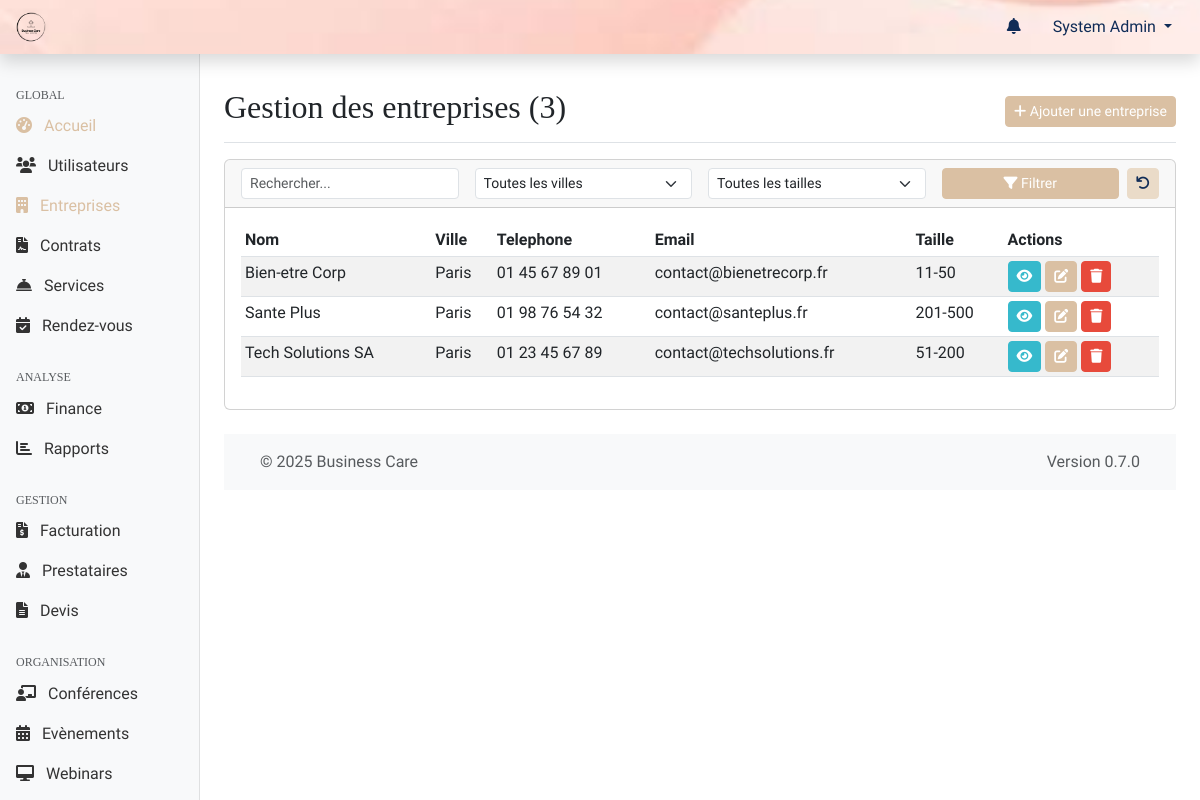
The page /web-admin/modules/companies/index.php (signed in) on the database as committed earlier.
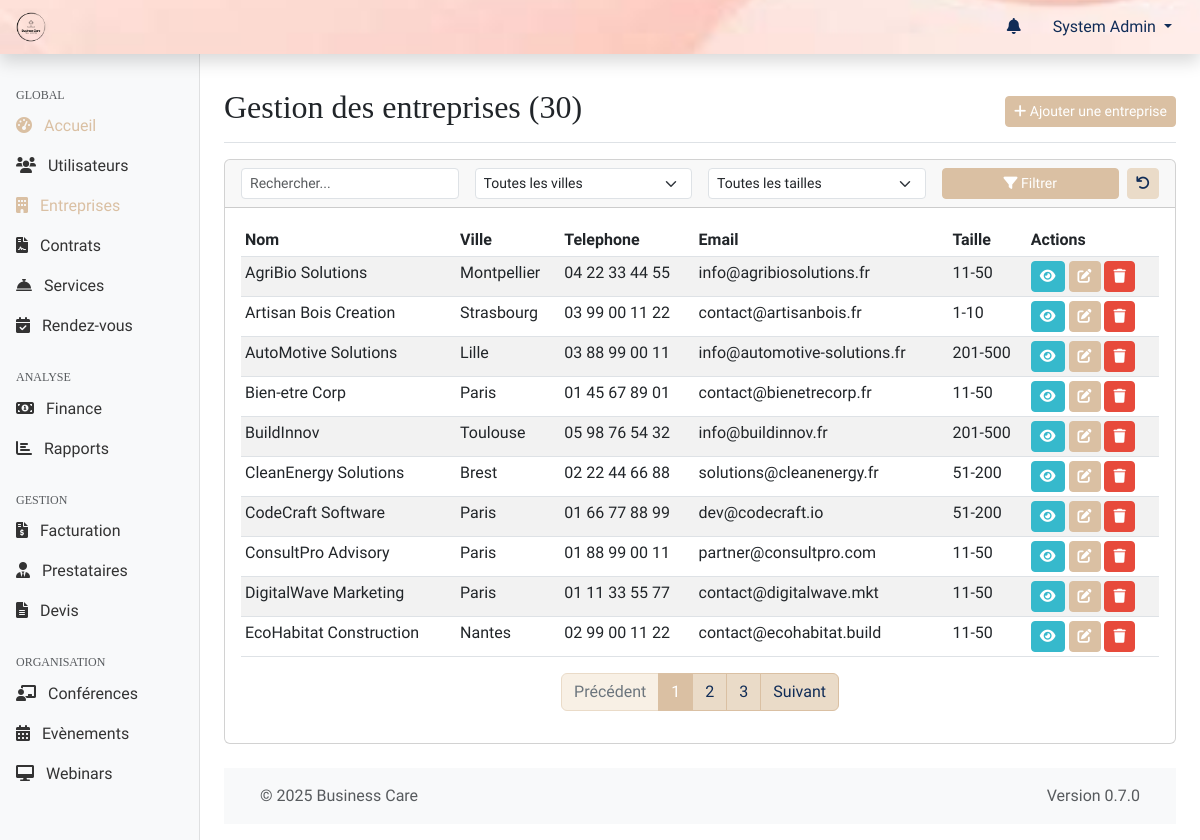
The same page on the database as committed later.
### tables this page shows
CREATE TABLE entreprises (
    id INT PRIMARY KEY AUTO_INCREMENT,
    nom VARCHAR(255) NOT NULL,
    siret VARCHAR(14) UNIQUE,
    adresse TEXT,
    code_postal VARCHAR(10),
    ville VARCHAR(100),
    telephone VARCHAR(20),
    email VARCHAR(255),
    site_web VARCHAR(255),
    logo_url VARCHAR(255),
    taille_entreprise ENUM('1-10', '11-50', '51-200', '201-500', '500+') NULL DEFAULT NULL,
    secteur_activite VARCHAR(100),
    date_creation DATE,
    created_at TIMESTAMP DEFAULT CURRENT_TIMESTAMP,
    updated_at TIMESTAMP DEFAULT CURRENT_TIMESTAMP ON UPDATE CURRENT_TIMESTAMP,
    INDEX idx_siret (siret),
    INDEX idx_ville (ville)
);

### web-admin/includes/page_functions/modules/companies.php (called while the page is built, shortened)
<?php
function companiesGetList($page = 1, $perPage = DEFAULT_ITEMS_PER_PAGE, $search = '', $city = '', $size = '') {
    $whereClauses = [];
    $params = [];
    $whereSql = !empty($whereClauses) ? implode(' AND ', $whereClauses) : '1';
    $countSql = "SELECT COUNT(id) FROM " . TABLE_COMPANIES . " WHERE {$whereSql}";
    $totalCompanies = executeQuery($countSql, $params)->fetchColumn();
    $totalPages = ceil($totalCompanies / $perPage);
    $page = max(1, min($page, $totalPages));
    $offset = ($page - 1) * $perPage;
    $sql = "SELECT * FROM " . TABLE_COMPANIES . " WHERE {$whereSql} ORDER BY nom ASC LIMIT ?, ?";
    $paramsForLimit = array_merge($params, [(int)$offset, (int)$perPage]);
    $companies = executeQuery($sql, $paramsForLimit)->fetchAll();
    return [
        'companies' => $companies,
        'currentPage' => $page,
        'totalPages' => $totalPages,
        'totalItems' => $totalCompanies,
        'perPage' => $perPage
    ];
}

### shared/web-admin/db.php (called while the page is built, shortened)
<?php
function getDbConnection()
{
    static $pdo = null;
    if ($pdo === null) {
        $dsn = "mysql:host=" . DB_HOST . ";dbname=" . DB_NAME . ";charset=" . DB_CHARSET;
        $options = [
            PDO::ATTR_ERRMODE => PDO::ERRMODE_EXCEPTION,
            PDO::ATTR_DEFAULT_FETCH_MODE => PDO::FETCH_ASSOC,
            PDO::ATTR_EMULATE_PREPARES => false,
        ];
        try {
            $pdo = new PDO($dsn, DB_USER, DB_PASS, $options);
        } catch (PDOException $e) {
            die("[FAILURE] Connexion à la base de données impossible. Veuillez réessayer plus tard. ERREUR: " . $e->getMessage());
        }
    }
    return $pdo;
}
function executeQuery($sql, $params = [])
{
    try {
        $pdo = getDbConnection();
        $stmt = $pdo->prepare($sql);
        $stmt->execute($params);
        return $stmt;
    } catch (PDOException $e) {
        die("[FAILURE] Impossible d'exécuter la requête: " . $e->getMessage());
    }
}

### web-admin/modules/companies/index.php (the view, shortened to what the changed rows need)
<?php
require_once '../../includes/page_functions/modules/companies.php';
$queryData = getQueryData();
$page = $queryData['page'] ?? 1;
$search = $queryData['search'] ?? '';
$city = $queryData['city'] ?? '';
$size = $queryData['size'] ?? '';
$action = $queryData['action'] ?? '';
$company = null;
$result = companiesGetList($page, 10, $search, $city, $size);
$companies = $result['companies'];
$totalPages = $result['totalPages'];
$totalCompanies = $result['totalItems'];
$page = $result['currentPage'];
$itemsPerPage = $result['perPage'];
$pageTitle = "Gestion des entreprises ({$totalCompanies})";
include_once '../../templates/header.php';
?>
<div class="container-fluid">
    <div class="row">
        <main class="col-md-9 ms-sm-auto col-lg-10 px-md-4">
            <div class="d-flex justify-content-between flex-wrap flex-md-nowrap align-items-center pt-3 pb-2 mb-3 border-bottom">
                <h1 class="h2"><?php echo $pageTitle; ?></h1>
                <div class="btn-toolbar mb-2 mb-md-0">
                    <a href="add.php" class="btn btn-sm btn-primary">
                    </a>
                </div>
            </div>
            <?php if ($action === 'add' || $action === 'edit'): ?>
                <div class="card">
                    <div class="card-header">
                        <?php echo $action === 'add' ? 'Ajouter une nouvelle entreprise' : 'Modifier l\'entreprise'; ?>
                    </div>
                    <div class="card-body">
                        <form method="post">
                            <div class="row mb-3">
                                <div class="col-md-6">
                                    <label for="nom" class="form-label">Nom de l'entreprise*</label>
                                    <input type="text" class="form-control" id="nom" name="nom" value="<?php echo isset($company['nom']) ? htmlspecialchars($company['nom']) : ''; ?>" required>
                                </div>
                                <div class="col-md-6">
                                    <label for="siret" class="form-label">SIRET</label>
                                    <input type="text" class="form-control" id="siret" name="siret" value="<?php echo isset($company['siret']) ? htmlspecialchars($company['siret']) : ''; ?>">
                                </div>
                            </div>
                            <div class="row mb-3">
                                <div class="col-md-12">
                                    <label for="adresse" class="form-label">Adresse</label>
                                    <textarea class="form-control" id="adresse" name="adresse" rows="2"><?php echo isset($company['adresse']) ? htmlspecialchars($company['adresse']) : ''; ?></textarea>
                                </div>
                            </div>
                            <div class="row mb-3">
                                <div class="col-md-4">
                                    <label for="code_postal" class="form-label">Code postal</label>
                                    <input type="text" class="form-control" id="code_postal" name="code_postal" value="<?php echo isset($company['code_postal']) ? htmlspecialchars($company['code_postal']) : ''; ?>">
                                </div>
                                <div class="col-md-8">
                                    <label for="ville" class="form-label">Ville</label>
                                    <input type="text" class="form-control" id="ville" name="ville" value="<?php echo isset($company['ville']) ? htmlspecialchars($company['ville']) : ''; ?>">
                                </div>
                            </div>
                            <div class="row mb-3">
                                <div class="col-md-6">
                                    <label for="telephone" class="form-label">Telephone</label>
                                    <input type="tel" class="form-control" id="telephone" name="telephone" value="<?php echo isset($company['telephone']) ? htmlspecialchars($company['telephone']) : ''; ?>">
                                </div>
                                <div class="col-md-6">
                                    <label for="email" class="form-label">Email</label>
                                    <input type="email" class="form-control" id="email" name="email" value="<?php echo isset($company['email']) ? htmlspecialchars($company['email']) : ''; ?>">
                                </div>
                            </div>
                            <div class="row mb-3">
                                <div class="col-md-6">
                                    <label for="site_web" class="form-label">Site web</label>
                                    <input type="url" class="form-control" id="site_web" name="site_web" value="<?php echo isset($company['site_web']) ? htmlspecialchars($company['site_web']) : ''; ?>">
                                </div>
                                <div class="col-md-6">
                                    <label for="date_creation" class="form-label">Date de creation</label>
                                    <input type="date" class="form-control" id="date_creation" name="date_creation" value="<?php echo isset($company['date_creation']) ? htmlspecialchars($company['date_creation']) : ''; ?>">
                                </div>
                            </div>
                            <div class="row mb-3">
                                <div class="col-md-6">
                                    <label for="taille_entreprise" class="form-label">Taille de l'entreprise</label>
                                    <select class="form-select" id="taille_entreprise" name="taille_entreprise">
                                        <option value="">Selectionnez...</option>
                                        <?php
                                        foreach (COMPANY_SIZES as $s) {
                                            $selected = (isset($company['taille_entreprise']) && $company['taille_entreprise'] === $s) ? 'selected' : '';
                                            echo "<option value=\"$s\" $selected>$s</option>";
                                        }
                                        ?>
                                    </select>
                                </div>
                                <div class="col-md-6">
                                    <label for="secteur_activite" class="form-label">Secteur d'activite</label>
                                    <input type="text" class="form-control" id="secteur_activite" name="secteur_activite" value="<?php echo isset($company['secteur_activite']) ? htmlspecialchars($company['secteur_activite']) : ''; ?>">
                                </div>
                            </div>
                            <div class="row">
                                <div class="col-12">
                                    <button type="submit" class="btn btn-primary">Enregistrer</button>
                                    <a href="index.php" class="btn btn-secondary">Annuler</a>
                                </div>
                            </div>
                        </form>
                    </div>
                </div>
            <?php else: ?>
                <div class="card mb-4">
                    <div class="card-body">
                        <?php if (count($companies) > 0): ?>
                            <div class="table-responsive">
                                <table class="table table-striped table-hover table-sm">
                                    <thead>
                                        <tr>
                                            <th>Nom</th>
                                            <th>Ville</th>
                                            <th>Telephone</th>
                                            <th>Email</th>
                                            <th>Taille</th>
                                            <th>Actions</th>
                                        </tr>
                                    </thead>
                                    <tbody>
                                        <?php foreach ($companies as $company): ?>
                                            <tr>
                                                <td><?php echo htmlspecialchars($company['nom']); ?></td>
                                                <td><?php echo htmlspecialchars($company['ville'] ?: '-'); ?></td>
                                                <td><?php echo htmlspecialchars($company['telephone'] ?: '-'); ?></td>
                                                <td><?php echo htmlspecialchars($company['email'] ?: '-'); ?></td>
                                                <td><?php echo htmlspecialchars($company['taille_entreprise'] ?: '-'); ?></td>
                                                <td class="table-actions">
                                                    <a href="<?php echo WEBADMIN_URL; ?>/modules/companies/view.php?id=<?php echo $company['id']; ?>" class="btn btn-sm btn-info" data-bs-toggle="tooltip" title="Voir">
                                                        <i class="fas fa-eye"></i>
                                                    </a>
                                                    <a href="<?php echo WEBADMIN_URL; ?>/modules/companies/edit.php?id=<?php echo $company['id']; ?>" class="btn btn-sm btn-primary" data-bs-toggle="tooltip" title="Modifier">
                                                        <i class="fas fa-edit"></i>
                                                    </a>
                                                    <a href="<?php echo WEBADMIN_URL; ?>/modules/companies/delete.php?id=<?php echo $company['id']; ?>&csrf_token=<?php echo generateToken(); ?>" class="btn btn-sm btn-danger btn-delete"
                                                       data-bs-toggle="tooltip"
                                                       title="Supprimer">
                                                        <i class="fas fa-trash"></i>
                                                    </a>
                                                </td>
                                            </tr>
                                        <?php endforeach; ?>
                                    </tbody>
                                </table>
                            </div>
                            <?php
                            $paginationInfo = [
                                'currentPage' => $page,
                                'totalPages' => $totalPages,
                                'totalItems' => $totalCompanies,
                                'itemsPerPage' => $itemsPerPage
                            ];
                            $urlPattern = WEBADMIN_URL . '/modules/companies/index.php?search=' . urlencode($search) . '&city=' . urlencode($city) . '&size=' . urlencode($size) . '&page={page}';
                            ?>
                            <div class="d-flex justify-content-center">
                                <?php echo renderPagination($paginationInfo, $urlPattern); ?>
                            </div>
                        <?php endif; ?>
                    </div>
                </div>
            <?php endif; ?>
            <?php include_once '../../templates/footer.php'; ?>
        </main>
    </div>
</div>

### shared/web-admin/functions.php (shortened to what the changed rows need)
<?php
require_once 'db.php';
function sanitizeInput($input)
{
    return $input;
}
function getQueryData()
{
    return sanitizeInput($_GET);
}
function generateToken()
{
    return $_SESSION['csrf_token'];
}
function renderPagination($pagination, $urlPattern)
{
    if ($pagination['totalPages'] <= 1) return '';
    $html = '<nav aria-label="Page navigation"><ul class="pagination">';
    $prevDisabled = $pagination['currentPage'] <= 1 ? ' disabled' : '';
    $prevUrl = str_replace('{page}', $pagination['currentPage'] - 1, $urlPattern);
    $html .= '<li class="page-item' . $prevDisabled . '"><a class="page-link" href="' . $prevUrl . '">Précédent</a></li>';
    $startPage = max(1, $pagination['currentPage'] - 2);
    $endPage = min($pagination['totalPages'], $pagination['currentPage'] + 2);
    for ($i = $startPage; $i <= $endPage; $i++) {
        $active = $i == $pagination['currentPage'] ? ' active' : '';
        $url = str_replace('{page}', $i, $urlPattern);
        $html .= '<li class="page-item' . $active . '"><a class="page-link" href="' . $url . '">' . $i . '</a></li>';
    }
    $nextDisabled = $pagination['currentPage'] >= $pagination['totalPages'] ? ' disabled' : '';
    $nextUrl = str_replace('{page}', $pagination['currentPage'] + 1, $urlPattern);
    $html .= '<li class="page-item' . $nextDisabled . '"><a class="page-link" href="' . $nextUrl . '">Suivant</a></li>';
    $html .= '</ul></nav>';
    return $html;
}

Rows that differ between the two databases and show on the page:
no longer on this page (row unchanged): entreprises: nom "Sante Plus", ville "Paris", telephone "01 98 76 54 32", email "contact@santeplus.fr", taille_entreprise "201-500"
no longer on this page (row unchanged): entreprises: nom "Tech Solutions SA", ville "Paris", telephone "01 23 45 67 89", email "contact@techsolutions.fr", taille_entreprise "51-200"
added entreprises: nom "AgriBio Solutions", ville "Montpellier", telephone "04 22 33 44 55", email "info@agribiosolutions.fr", taille_entreprise "11-50"
added entreprises: nom "Artisan Bois Creation", ville "Strasbourg", telephone "03 99 00 11 22", email "contact@artisanbois.fr", taille_entreprise "1-10"
added entreprises: nom "AutoMotive Solutions", ville "Lille", telephone "03 88 99 00 11", email "info@automotive-solutions.fr", taille_entreprise "201-500"
added entreprises: nom "BuildInnov", ville "Toulouse", telephone "05 98 76 54 32", email "info@buildinnov.fr", taille_entreprise "201-500"
added entreprises: nom "CleanEnergy Solutions", ville "Brest", telephone "02 22 44 66 88", email "solutions@cleanenergy.fr", taille_entreprise "51-200"
added entreprises: nom "CodeCraft Software", ville "Paris", telephone "01 66 77 88 99", email "dev@codecraft.io", taille_entreprise "51-200"
added entreprises: nom "ConsultPro Advisory", ville "Paris", telephone "01 88 99 00 11", email "partner@consultpro.com", taille_entreprise "11-50"
added entreprises: nom "DigitalWave Marketing", ville "Paris", telephone "01 11 33 55 77", email "contact@digitalwave.mkt", taille_entreprise "11-50"
added entreprises: nom "EcoHabitat Construction", ville "Nantes", telephone "02 99 00 11 22", email "contact@ecohabitat.build", taille_entreprise "11-50"
Other text that changed with them:
$pageTitle: "Gestion des entreprises (3)" → "Gestion des entreprises (30)"
text now shown: "Précédent Suivant"
new list line: "1"
new list line: "2"
new list line: "3"
